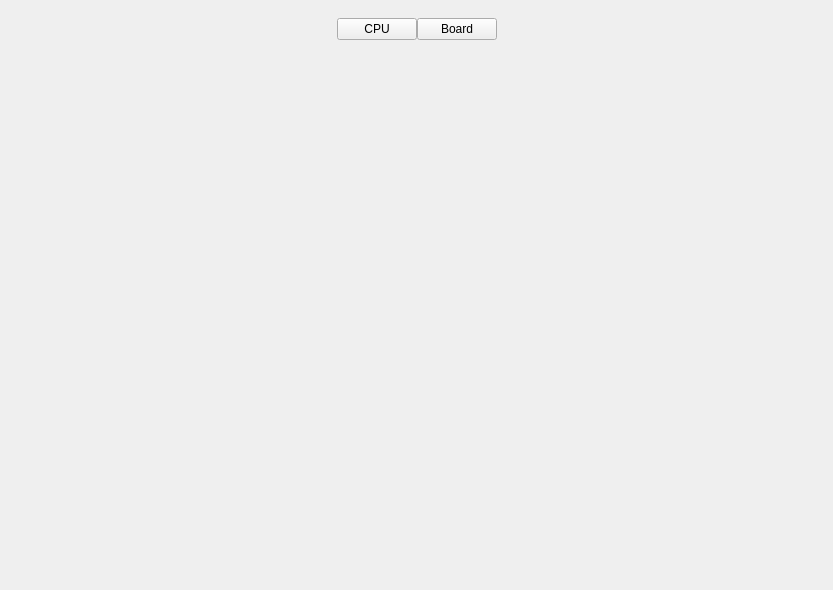
<?xml version="1.0" encoding="UTF-8"?>
<ui version="4.0">
 <class>HwPlatformWidget</class>
 <widget class="QWidget" name="HwPlatformWidget">
  <property name="geometry">
   <rect>
    <x>0</x>
    <y>0</y>
    <width>833</width>
    <height>590</height>
   </rect>
  </property>
  <property name="windowTitle">
   <string>Form</string>
  </property>
  <layout class="QVBoxLayout" name="verticalLayout">
   <item>
    <widget class="QFrame" name="frame_submenu">
     <property name="frameShape">
      <enum>QFrame::NoFrame</enum>
     </property>
     <property name="frameShadow">
      <enum>QFrame::Raised</enum>
     </property>
     <layout class="QHBoxLayout" name="horizontalLayout">
      <property name="spacing">
       <number>0</number>
      </property>
      <property name="leftMargin">
       <number>7</number>
      </property>
      <property name="topMargin">
       <number>7</number>
      </property>
      <property name="rightMargin">
       <number>7</number>
      </property>
      <property name="bottomMargin">
       <number>7</number>
      </property>
      <item>
       <spacer name="horizontalSpacer">
        <property name="orientation">
         <enum>Qt::Horizontal</enum>
        </property>
        <property name="sizeHint" stdset="0">
         <size>
          <width>40</width>
          <height>20</height>
         </size>
        </property>
       </spacer>
      </item>
      <item>
       <widget class="QPushButton" name="btn_cpu">
        <property name="text">
         <string>CPU</string>
        </property>
        <property name="checkable">
         <bool>true</bool>
        </property>
        <property name="autoExclusive">
         <bool>true</bool>
        </property>
       </widget>
      </item>
      <item>
       <widget class="QPushButton" name="btn_board">
        <property name="text">
         <string>Board</string>
        </property>
        <property name="checkable">
         <bool>true</bool>
        </property>
        <property name="autoExclusive">
         <bool>true</bool>
        </property>
       </widget>
      </item>
      <item>
       <spacer name="horizontalSpacer_2">
        <property name="orientation">
         <enum>Qt::Horizontal</enum>
        </property>
        <property name="sizeHint" stdset="0">
         <size>
          <width>40</width>
          <height>20</height>
         </size>
        </property>
       </spacer>
      </item>
     </layout>
    </widget>
   </item>
   <item>
    <widget class="QStackedWidget" name="stacked_widget"/>
   </item>
  </layout>
 </widget>
 <resources/>
 <connections/>
</ui>
